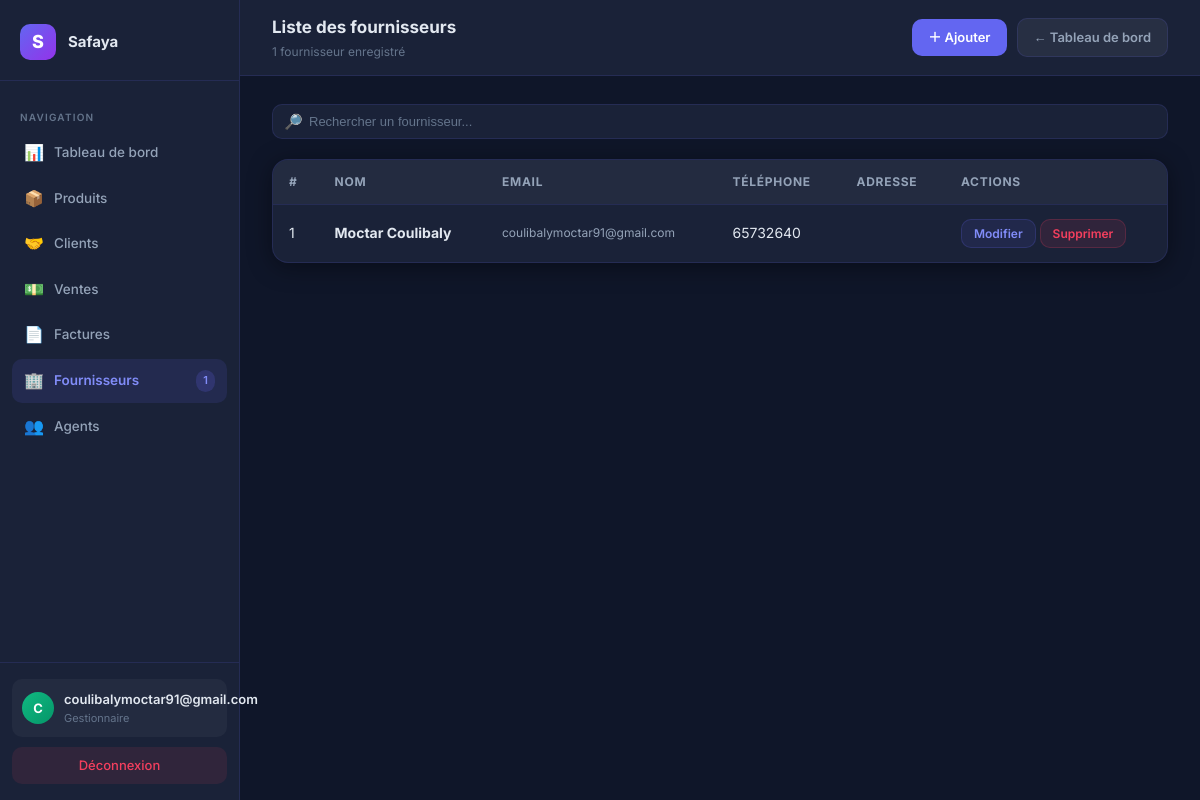
The page /list-suppliers/ (signed in) on the database its author committed.
### InvoiceApp/models.py (models this page shows, shortened)
class User(AbstractUser):
    logo = models.ImageField(upload_to="company_logos/", blank=True, null=True, verbose_name="Logo de l'entreprise")
    company_name = models.CharField(max_length=255, verbose_name="Nom de l'entreprise")
    company_email = models.EmailField(blank=True, null=True,verbose_name="Adresse email")
    phone = models.CharField(max_length=20, blank=True, verbose_name="Téléphone")
    address = models.TextField(blank=True, verbose_name="Adresse")
    add_date = models.DateTimeField(auto_now_add=True, verbose_name="Date d'inscription",blank=True, null=True,)
    default_currency = models.CharField(max_length=3, choices=CURRENCY_CHOICES, default='EUR', verbose_name="Devise de l'entreprise")
    agent_login_code = models.CharField(max_length=8, unique=True, blank=True, verbose_name="Code de connexion vendeurs")
    next_invoice_number = models.PositiveIntegerField(default=1, verbose_name="Prochain numéro de facture")
    class Meta:
        verbose_name = "Entreprise"
        verbose_name_plural = "Entreprises"

class Supplier(models.Model):
    company = models.ForeignKey(User, on_delete=models.CASCADE, related_name='suppliers', verbose_name="Entreprise")
    name = models.CharField(max_length=255, verbose_name="Nom du fournisseur")
    email = models.EmailField(blank=True, verbose_name="Email")
    phone = models.CharField(max_length=20, blank=True, verbose_name="Téléphone")
    address = models.TextField(blank=True, verbose_name="Adresse")
    created_at = models.DateTimeField(auto_now_add=True, verbose_name="Date de création")
    class Meta:
        verbose_name = "Fournisseur"
        verbose_name_plural = "Fournisseurs"
        ordering = ['-created_at']

### InvoiceApp/views/suppliers.py (the view)
# urls.py: path('list-suppliers/', invoice_views.list_suppliers, name='list_suppliers'),
@require_http_methods(["GET"])
@login_required
def list_suppliers(request):
    user = request.user
    suppliers = user.suppliers.all()
    context = {
        'company_name': user.company_name,
        'company_logo_url': user.logo.url if user.logo else None,
        'suppliers': suppliers,
    }
    return render(request, 'supplier_list.html', context)

### InvoiceApp/context_processors.py (called while the page is built)
def subscription_context(request):
    user = getattr(request, 'user', None)
    if not user or not user.is_authenticated:
        return {}
    subscription = getattr(user, 'subscription', None)
    if subscription is None:
        return {}
    return {
        'subscription': subscription,
        'subscription_status': subscription.status,
        'subscription_blocked': subscription.is_blocked,
        'subscription_days_left': subscription.days_left,
        'subscription_expiry_date': subscription.access_expiry_date,
        'subscription_plan_price': subscription.price,
    }

### InvoiceApp/models.py (called while the page is built)
    @property
    def price(self):
        return SUBSCRIPTION_PLAN_PRICES.get(self.plan, Decimal('0'))

    @property
    def promo_active_until(self):
        latest = self.company.promo_redemptions.order_by('-expires_at').first()
        return latest.expires_at if latest else None

    @property
    def status(self):
        now = timezone.now()
        if self.active_until and self.active_until >= now:
            return 'active'
        promo_until = self.promo_active_until
        if promo_until and promo_until >= now:
            return 'promo'
        if self.trial_end_date and self.trial_end_date >= now:
            return 'trial'
        return 'expired'

    @property
    def is_blocked(self):
        return self.status == 'expired'

    @property
    def access_expiry_date(self):
        status = self.status
        if status == 'active':
            return self.active_until
        if status == 'promo':
            return self.promo_active_until
        if status == 'trial':
            return self.trial_end_date
        return None

    @property
    def days_left(self):
        if self.status not in ('trial', 'promo'):
            return 0
        expiry = self.access_expiry_date
        if not expiry:
            return 0
        remaining = expiry - timezone.now()
        return max(0, remaining.days + (1 if remaining.seconds > 0 else 0))

### InvoiceApp/templates/supplier_list.html (shortened to what this page needs)
<!DOCTYPE html>
{% load static %}
<html lang="fr">
<head>
</head>
<body>
<div class="sidebar">
    <div class="sidebar-logo">
        <div class="logo-mark">S</div>
        <div class="logo-text">{{ company_name }}</div>
    </div>
    <nav class="sidebar-nav">
        <div class="nav-section-label">Navigation</div>
        <a href="{% url 'dashboard' %}" class="nav-item"><span class="nav-icon">📊</span> Tableau de bord</a>
        <a href="{% url 'list_products' %}" class="nav-item"><span class="nav-icon">📦</span> Produits</a>
        <a href="{% url 'list_clients' %}" class="nav-item"><span class="nav-icon">🤝</span> Clients</a>
        <a href="{% url 'list_sales' %}" class="nav-item"><span class="nav-icon">💵</span> Ventes</a>
        <a href="{% url 'list_invoices' %}" class="nav-item"><span class="nav-icon">📄</span> Factures</a>
        <a href="{% url 'list_suppliers' %}" class="nav-item active"><span class="nav-icon">🏢</span> Fournisseurs <span class="nav-badge">{{ suppliers|length }}</span></a>
        <a href="{% url 'list_agents' %}" class="nav-item"><span class="nav-icon">👥</span> Agents</a>
    </nav>
    <div class="sidebar-footer">
        <div class="user-block">
            <div class="user-avatar">{{ request.user.first_name|default:request.user.username|slice:':1'|upper }}</div>
            <div>
                <div class="user-name">{{ request.user.get_full_name|default:request.user.username }}</div>
                <div class="user-role">Gestionnaire</div>
            </div>
        </div>
        <a href="{% url 'logout' %}" class="logout-btn">Déconnexion</a>
    </div>
</div>
<div class="main">
    <div class="topbar">
        <div>
            <div class="topbar-title">Liste des fournisseurs</div>
            <div class="topbar-sub">{{ suppliers|length }} fournisseur{{ suppliers|length|pluralize }} enregistré{{ suppliers|length|pluralize }}</div>
        </div>
        <div class="topbar-actions">
            <a href="#" onclick="openSupplierModal(null); return false;" class="btn btn-primary">＋ Ajouter</a>
            <a href="{% url 'dashboard' %}" class="btn btn-ghost">← Tableau de bord</a>
        </div>
    </div>
    <div class="content">
        <div class="toolbar">
            <div class="search-wrap">
                <span class="search-icon">🔎</span>
                <input type="text" class="search-input" id="searchInput" placeholder="Rechercher un fournisseur...">
            </div>
        </div>
        <div class="table-card">
            <table class="table">
                <thead>
                    <tr>
                        <th>#</th>
                        <th>Nom</th>
                        <th>Email</th>
                        <th>Téléphone</th>
                        <th>Adresse</th>
                        <th>Actions</th>
                    </tr>
                </thead>
                <tbody>
                    {% for supplier in suppliers %}
                    <tr class="supplier-row">
                        <td>{{ forloop.counter }}</td>
                        <td class="supplier-name">{{ supplier.name }}</td>
                        <td>
                            {% if supplier.email %}
                                <div class="supplier-muted">{{ supplier.email }}</div>
                            {% else %}
                                <span class="supplier-muted">-</span>
                            {% endif %}
                        </td>
                        <td>{{ supplier.phone }}</td>
                        <td>{{ supplier.address }}</td>
                        <td>
                            <button type="button"
                                    class="btn btn-edit-soft btn-sm"
                                    onclick="openSupplierModal({{ supplier.id }}, '{{ supplier.name|escapejs }}', '{{ supplier.email|escapejs }}', '{{ supplier.phone|escapejs }}', '{{ supplier.address|escapejs }}')">
                                Modifier
                            </button>
                            <button type="button" onclick="openDeleteModal({{ supplier.id }}, '{{ supplier.name|escapejs }}')" class="btn btn-danger-soft btn-sm">Supprimer</button>
                        </td>
                    </tr>
                    {% empty %}
                    <tr>
                        <td colspan="6"><div class="empty-state">Aucun fournisseur enregistré</div></td>
                    </tr>
                    {% endfor %}
                </tbody>
            </table>
        </div>
    </div>
</div>
</body>
</html>

### rows shown on the page
User: company_name "Safaya", user.first_name "C", user.get_full_name "coulibalymoctar91@gmail.com"
Supplier: name "Moctar Coulibaly", email "coulibalymoctar91@gmail.com", phone "65732640"

### other values the page prints
{{ suppliers|length }} "1"
